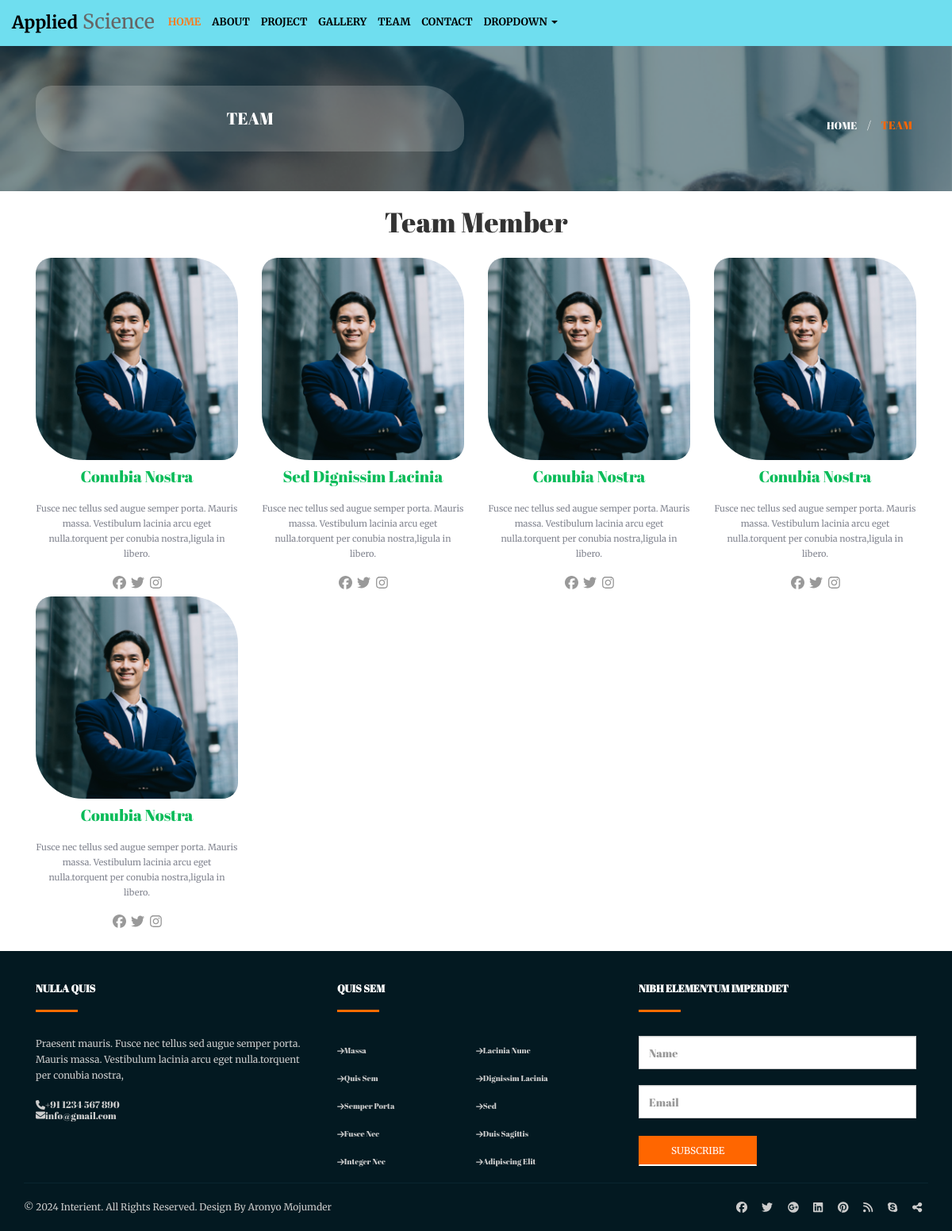
Page /team/ on the committed database.
### services/models.py (models this page shows, shortened)
class Team(models.Model):
    member_img = models.ImageField(upload_to='team/', validators=[Team_validate_image_size])
    member_title = models.CharField(max_length=50)
    member_description = models.TextField()
    facebook_link = models.TextField(blank=True, null=True)
    twitter_link = models.TextField(blank=True, null=True)
    whatsapp_link = models.TextField(blank=True, null=True)
    linkedin_link = models.TextField(blank=True, null=True)
    instagram_link = models.TextField(blank=True, null=True)

### myapp/views.py (the view)
# urls.py: path('team/', views.team, name='team'),
def team(request):
    teams_db = Team.objects.all()
    data = {'teams': teams_db}
    return render(request, 'team.html', data)

### myapp/templates/team.html
{% extends "base.html" %}
{% load static %}
{% block content %}
<section id="team_main">
    <div class="about_main clearfix">
        <div class="container">
            <div class="row">
                <div class="col-sm-12">
                    <div class="col-sm-6 team">
                        <div class="team_main_1">
                            <h2>TEAM</h2>
                        </div>
                    </div>
                    <div class="col-sm-6 team">
                        <div class="team_main_2">
                            <ul>
                                <li class="well_9"><a href="#">HOME</a></li>
                                <li class="well_10">/</li>
                                <li class="well_11">TEAM</li>
                            </ul>
                        </div>
                    </div>
                </div>
            </div>
        </div>
    </div>
</section>
<section id="layout" class="clearfix">
    <div class="container">
        <div class="row">
            <div class="col-sm-12">
                <div class="layout_1">
                    <h2>Team Member</h2>
                </div>
               {% for team_member in teams %}
                <div class="col-sm-3 team">
                    <div class="layout_2">
                        <p><a href="#"><img src="{{ team_member.member_img.url }}" width="100%" alt="{{ team_member.member_title }}"></a></p>
                    </div>
                    <div class="layout_3">
                        <h3>{{ team_member.member_title }}</h3>
                    </div>
                    <div class="layout_4">
                        <p>{{ team_member.member_description }}</p>
                        <ul>
                            <li><a href="{{ team_member.facebook_link }}"><i class="fab fa-facebook"></i></a></li>
                            <li><a href="{{ team_member.twitter_link }}"><i class="fab fa-twitter"></i></a></li>
                            <li><a href="{{ team_member.instagram_link }}"><i class="fab fa-instagram"></i></a></li>
                        </ul>
                    </div>
                </div>
                {% endfor %}
            </div>
        </div>
    </div>
</section>
{% endblock %}

### myapp/templates/base.html
{% load static %}
{% include "header.html" %}
{% block content %}
{% endblock %}
{% include "footer.html" %}

### myapp/templates/header.html (shortened to what this page needs)
{% load static %}
<!DOCTYPE html>
<html lang="en">
  <head>
	<link href="{% static "css/bootstrap.min.css" %}" rel="stylesheet">
    <link href="{% static "css/style.css" %}" rel="stylesheet">
    <link rel="stylesheet" type="text/css" href="{% static "css/font-awesome.min.css" %}" />
    <link href="{% static "css/animate.css" %}" rel="stylesheet" type="text/css" media="all">
    <link href="{% static "css/ken-burns.css" %}" rel="stylesheet" type="text/css" media="all" />
    <link href="{% static "css/all.min.css" %}" rel="stylesheet" type="text/css" media="all" />
  </head>
<body>
<div class="main clearfix cd-secondary-nav">
	<section id="header">
	 <div class="container">
	  <div class="row">
	   <div class="col-sm-12 space_all">
		 <nav class="navbar navbar-default" role="navigation">
				<div class="navbar-header">
                    <a href="index.html"><span class="well_7">Applied</span> Science</a>
				</div>
				<div class="collapse navbar-collapse" id="bs-example-navbar-collapse-1">
				   <ul class="nav navbar-nav navbar">
					  <li class="active_1"><a class="color_1" href="{% url 'home' %}">HOME</a></li>
					  <li><a class="color_1" href="{% url "about" %}">ABOUT</a></li>
					  <li><a class="color_1" href="{% url 'projects' %}">PROJECT</a></li>
					  <li><a class="color_1" href="{% url 'gallery' %}">GALLERY</a></li>
					  <li><a class="color_1" href="{% url 'team' %}">TEAM</a></li>
					  <li><a class="color_1" href="{% url 'contact' %}">CONTACT</a></li>
					  <li class="dropdown">
						<a class="dropdown-toggle color_1" data-toggle="dropdown" href="#" aria-expanded="false">DROPDOWN
						<span class="caret"></span></a>
					  </li>
				   </ul>
				</div>
			</nav>
	   </div>
	  </div>
	 </div>
	</section>
</div>

### myapp/templates/footer.html (shortened to what this page needs)
<section id="footer">
 <div class="container">
  <div class="row">
   <div class="col-sm-12">
    <div class="footer_main clearfix">
	 <div class="col-sm-4">
	 <div class="footer_1">
	  <h3>NULLA QUIS</h3>
	  <hr class="hr_4">
	  <p>Praesent mauris. Fusce nec tellus sed augue semper porta. Mauris massa. Vestibulum lacinia arcu eget nulla.torquent per conubia nostra,</p>
	  <h4><i class="fa fa-phone"></i>+91 1234 567 890</h4>
	  <h5><i class="fa fa-envelope"></i>info@gmail.com</h5>
	 </div>
	</div>
	 <div class="col-sm-4">
	 <div class="footer_1">
	  <h3>QUIS SEM</h3>
	  <hr class="hr_4">
	 </div>
	 <div class="col-sm-12 space_all">
	  <div class="col-sm-6 space_all">
	   <div class="footer_2">
	    <ul>
		    <li><a href="#"><i class="fa fa-arrow-right"></i>Massa</a></li>
			<li><a href="#"><i class="fa fa-arrow-right"></i>Quis Sem</a></li>
			<li><a href="#"><i class="fa fa-arrow-right"></i>Semper Porta</a></li>
			<li><a href="#"><i class="fa fa-arrow-right"></i>Fusce Nec</a></li>
			<li><a href="#"><i class="fa fa-arrow-right"></i>Integer Nec</a></li>
		</ul>
	   </div>
	  </div>
	  <div class="col-sm-6 space_all">
	   <div class="footer_2">
	    <ul>
		    <li><a href="#"><i class="fa fa-arrow-right"></i>Lacinia Nunc</a></li>
			<li><a href="#"><i class="fa fa-arrow-right"></i>Dignissim Lacinia</a></li>
			<li><a href="#"><i class="fa fa-arrow-right"></i>Sed</a></li>
			<li><a href="#"><i class="fa fa-arrow-right"></i>Duis Sagittis</a></li>
			<li><a href="#"><i class="fa fa-arrow-right"></i>Adipiscing Elit</a></li>
		</ul>
	   </div>
	  </div>
	 </div>
	</div>
	 <div class="col-sm-4">
	 <div class="footer_1">
	  <h3>NIBH ELEMENTUM IMPERDIET</h3>
	  <hr class="hr_4">
	 </div>
	 <div class="col-sm-12 space_all">
	  <div class="footer_3">
	   <input type="text" class="form-control" placeholder="Name">
	  </div>
	 </div>
	 <div class="col-sm-12 space_all">
	  <div class="footer_4">
	   <input type="text" class="form-control" placeholder="Email">
	  </div>
	 </div>
	 <div class="col-sm-12 space_all">
	  <div class="footer_5 clearfix">
	   <p><a href="#">SUBSCRIBE</a></p>
	  </div>
	 </div>
	</div>
	</div>
   </div>
   <div class="col-sm-12">
    <div class="col-sm-6 space_all">
	 <div class="footer_6">
	  <p>© 2024 Interient. All Rights Reserved. Design By Aronyo Mojumder </p>
	 </div>
	</div>
	<div class="col-sm-6 space_all">
	 <div class="footer_7">
	  <ul>
	      <li><a href="#"><i class="fa-brands fa-facebook"></i></a></li>
		  <li><a href="#"><i class="fab fa-twitter"></i></a></li>
		  <li><a href="#"><i class="fab fa-google-plus"></i></a></li>
		  <li><a href="#"><i class="fab fa-linkedin"></i></a></li>
		  <li><a href="#"><i class="fab fa-pinterest"></i></a></li>
		  <li><a href="#"><i class="fa fa-rss"></i></a></li>
		  <li><a href="#"><i class="fab fa-skype"></i></a></li>
		  <li><a href="#"><i class="fa fa-share-alt"></i></a></li>
	  </ul>
	 </div>
	</div>
   </div>
  </div>
 </div>
</section>
</body>
</html>

### rows in the picture
Team: member_img (picture), member_title "Conubia Nostra", member_description "Fusce nec tellus sed augue semper porta. Mauris massa. Vestibulum lacinia arcu eget nulla.torquent per conubia nostra,ligula in libero."
Team: member_img (picture), member_title "Sed Dignissim Lacinia", member_description "Fusce nec tellus sed augue semper porta. Mauris massa. Vestibulum lacinia arcu eget nulla.torquent per conubia nostra,ligula in libero."
Team: member_img (picture), member_title "Conubia Nostra", member_description "Fusce nec tellus sed augue semper porta. Mauris massa. Vestibulum lacinia arcu eget nulla.torquent per conubia nostra,ligula in libero."
Team: member_img (picture), member_title "Conubia Nostra", member_description "Fusce nec tellus sed augue semper porta. Mauris massa. Vestibulum lacinia arcu eget nulla.torquent per conubia nostra,ligula in libero."
Team: member_img (picture), member_title "Conubia Nostra", member_description "Fusce nec tellus sed augue semper porta. Mauris massa. Vestibulum lacinia arcu eget nulla.torquent per conubia nostra,ligula in libero."
